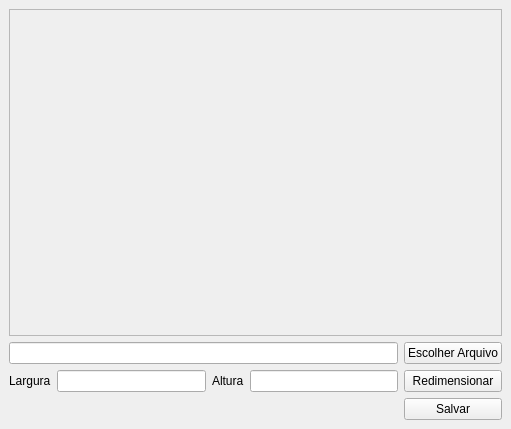
<?xml version="1.0" encoding="UTF-8"?>
<ui version="4.0">
 <class>MainWindow</class>
 <widget class="QMainWindow" name="MainWindow">
  <property name="geometry">
   <rect>
    <x>0</x>
    <y>0</y>
    <width>511</width>
    <height>429</height>
   </rect>
  </property>
  <property name="windowTitle">
   <string>Redimensionar Imagem</string>
  </property>
  <widget class="QWidget" name="centralwidget">
   <layout class="QGridLayout" name="gridLayout">
    <item row="2" column="0">
     <widget class="QLabel" name="label">
      <property name="text">
       <string>Largura</string>
      </property>
     </widget>
    </item>
    <item row="2" column="2">
     <widget class="QLabel" name="label_2">
      <property name="text">
       <string>Altura</string>
      </property>
     </widget>
    </item>
    <item row="2" column="4">
     <widget class="QPushButton" name="btnRedimensionar">
      <property name="text">
       <string>Redimensionar</string>
      </property>
     </widget>
    </item>
    <item row="2" column="1">
     <widget class="QLineEdit" name="inputLargura"/>
    </item>
    <item row="2" column="3">
     <widget class="QLineEdit" name="inputAltura"/>
    </item>
    <item row="3" column="4">
     <widget class="QPushButton" name="btnSalvar">
      <property name="text">
       <string>Salvar</string>
      </property>
     </widget>
    </item>
    <item row="0" column="0" colspan="5">
     <widget class="QScrollArea" name="scrollArea">
      <property name="widgetResizable">
       <bool>true</bool>
      </property>
      <widget class="QWidget" name="scrollAreaWidgetContents">
       <property name="geometry">
        <rect>
         <x>0</x>
         <y>0</y>
         <width>491</width>
         <height>310</height>
        </rect>
       </property>
       <layout class="QGridLayout" name="gridLayout_2">
        <item row="0" column="0">
         <widget class="QLabel" name="labelImg">
          <property name="text">
           <string/>
          </property>
         </widget>
        </item>
       </layout>
      </widget>
     </widget>
    </item>
    <item row="1" column="4">
     <widget class="QPushButton" name="btnEscolherArquivo">
      <property name="text">
       <string>Escolher Arquivo</string>
      </property>
     </widget>
    </item>
    <item row="1" column="0" colspan="4">
     <widget class="QLineEdit" name="inputAbrirArquivo"/>
    </item>
   </layout>
  </widget>
 </widget>
 <resources/>
 <connections/>
</ui>
